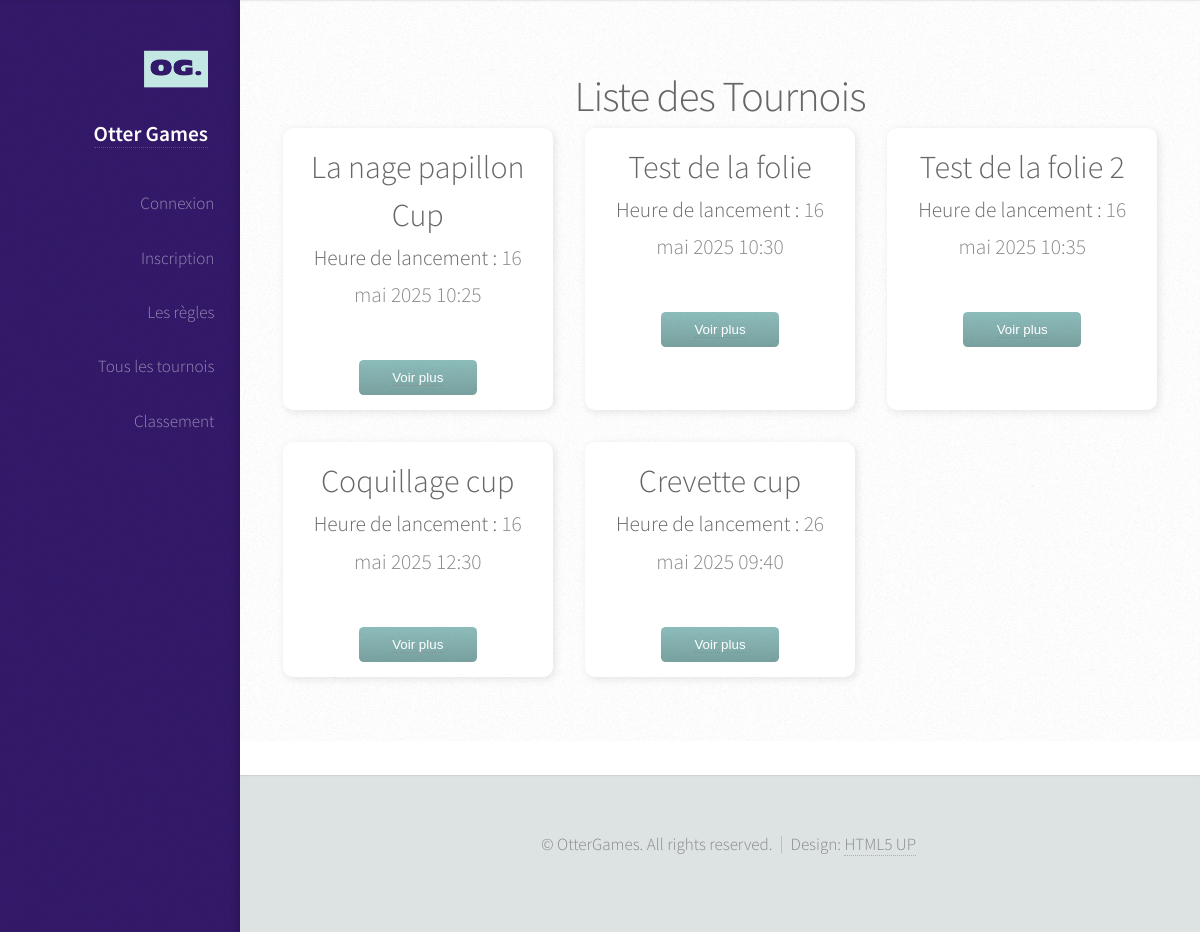
Page /alltournois on the committed database.
### tournois/models.py (models this page shows, shortened)
class Tournoi(models.Model):
    nom = models.CharField(max_length=100)
    categorie = models.CharField(max_length=100)
    description = models.TextField(blank=True, null=True)
    heure_lancement = models.DateTimeField()

### tournois/views.py (the view)
# urls.py: path('alltournois',views.alltournois_page,name='alltournois'),
def alltournois_page(request):
    tournois = Tournoi.objects.all()
    return render(request, 'alltournois.html', {'tournois': tournois})

### tournois/templates/alltournois.html
{% extends "base.html" %}
{% block content %}
    <h2>Liste des Tournois</h2>
    <div style="display: grid; grid-template-columns: repeat(auto-fit, minmax(250px, 1fr)); gap: 32px;">
        {% for tournoi in tournois %}
            <div style="border-radius: 10px; padding: 15px; box-shadow: 2px 2px 8px rgba(0,0,0,0.1); transition: transform 0.2s; background-color: #ffffff;">
                <h3 style="text-align: center;">{{ tournoi.nom }}</h3>
                <p style="text-align: center;"><strong>Heure de lancement :</strong> {{ tournoi.heure_lancement }}</p>
                <div style="text-align: center; margin-top: 10px;">
                    <button><a href="{% url 'tournoi' tournoi.pk %}">Voir plus</a></button>
                </div>
            </div>
        {% endfor %}
    </div>
{% endblock content %}

### loginUser/static/css/main.css (style rules this page uses)
html, body, div, span, applet, object, iframe, h1, h2, h3, h4, h5, h6, p, blockquote, pre, a, abbr, acronym, address, big, cite, code, del, dfn, em, img, ins, kbd, q, s, samp, small, strike, strong, sub, sup, tt, var, b, u, i, center, dl, dt, dd, ol, ul, li, fieldset, form, label, legend, table, caption, tbody, tfoot, thead, tr, th, td, article, aside, canvas, details, embed, figure, figcaption, footer, header, hgroup, menu, nav, output, ruby, section, summary, time, mark, audio, video { margin: 0; padding: 0; border: 0; font-size: 100%; font: inherit; vertical-align: baseline; }
body { line-height: 1; }
body { -webkit-text-size-adjust: none; }
html { box-sizing: border-box; }
*, *:before, *:after { box-sizing: inherit; }
body { background: #fff; font-family: 'Source Sans Pro', sans-serif; font-size: 19pt; font-weight: 300; line-height: 1.75em; color: #888; }
h1, h2, h3, h4, h5, h6 { font-weight: 300; color: #666; line-height: 1.5em; }
h2 { font-size: 2em; letter-spacing: -1px; }
h3 { font-size: 1.5em; }
strong, b { font-weight: 300; color: #666; }
a { text-decoration: none; color: inherit; border-bottom: dotted 1px rgba(128, 128, 128, 0.5); -moz-transition: color 0.35s ease-in-out, border-bottom-color 0.35s ease-in-out; -webkit-transition: color 0.35s ease-in-out, border-bottom-color 0.35s ease-in-out; -ms-transition: color 0.35s ease-in-out, border-bottom-color 0.35s ease-in-out; transition: color 0.35s ease-in-out, border-bottom-color 0.35s ease-in-out; outline: 0; }
p, ul, ol, dl, table { margin-bottom: 2em; }
input[type="button"], input[type="submit"], input[type="reset"], .bouton-a, button, .button { position: relative; display: inline-block; border-radius: 0.35em; color: #fff !important; text-decoration: none; padding: 0.75em 2.5em 0.75em 2.5em; background-color: #8ebebc; border: 0; cursor: pointer; background-image: -moz-linear-gradient(top, rgba(0, 0, 0, 0), rgba(0, 0, 0, 0.15)), url("images/overlay.png"); background-image: -webkit-linear-gradient(top, rgba(0, 0, 0, 0), rgba(0, 0, 0, 0.15)), url("images/overlay.png"); background-image: -ms-linear-gradient(top, rgba(0, 0, 0, 0), rgba(0, 0, 0, 0.15)), url("images/overlay.png"); background-image: linear-gradient(top, rgba(0, 0, 0, 0), rgba(0, 0, 0, 0.15)), url("images/overlay.png"); -moz-transition: background-color 0.35s ease-in-out; -webkit-transition: background-color 0.35s ease-in-out; -ms-transition: background-color 0.35s ease-in-out; transition: background-color 0.35s ease-in-out; }
@media screen and (min-width: 961px) and (max-width: 1880px) { body, input, textarea, select { font-size: 17pt; } }
@media screen and (min-width: 961px) and (max-width: 1320px) { body, input, textarea, select { font-size: 16pt; } }

### rows in the picture
Tournoi: nom "La nage papillon Cup", heure_lancement "16 mai 2025 10:25"
Tournoi: nom "Test de la folie", heure_lancement "16 mai 2025 10:30"
Tournoi: nom "Test de la folie 2", heure_lancement "16 mai 2025 10:35"
Tournoi: nom "Coquillage cup", heure_lancement "16 mai 2025 12:30"
Tournoi: nom "Crevette cup", heure_lancement "26 mai 2025 09:40"
